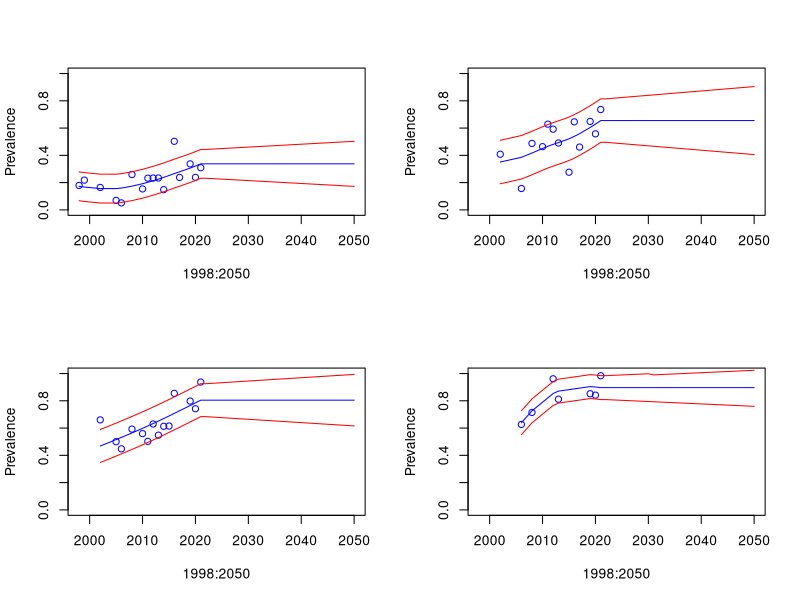
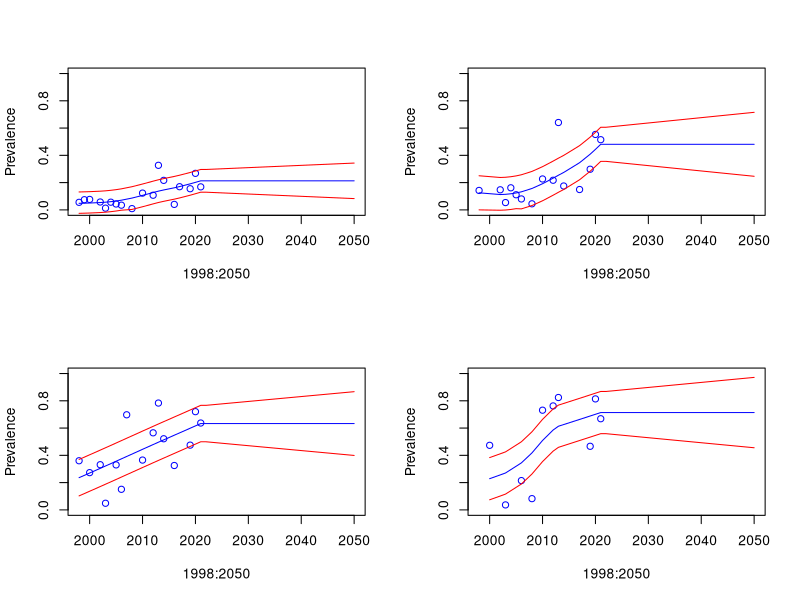

Here is the R script that generated these plots, in order: (Note: this script raises an error after producing the figures.)
library(dplyr)
library("fields")
library("forecast")

myopia = read.csv("data_processing/filtered_data_cycloplegia.csv", header = TRUE)

## URBAN CYCLOPLEGIA
par(mfrow = c(2, 2))
lambda = c(0.1, 0.1, 0.5, 0.05)
g = 0
for (col in c(4, 10, 16, 22)) # for groups
{
    g = g + 1
    g1 = myopia[c(2, col, col + 2)]
    names(g1) = c("year", "size", "rate")
    g1 = g1[complete.cases(g1), ] # remove NA
    g1 = sort_by(g1, g1[[1]]) # sort
    # Weighted mean by group
    wg1 <- g1 %>% group_by(year) %>% summarise(rate = sum(rate * size) / sum(size)) %>% as.data.frame
    print(wg1)


    year = wg1[, 1]
    data = wg1[, 2]

    if(g == 3)
    {
        # remove outlier
        # year = year[-1]
        # data = data[-1]
        x = year
        # x = cbind(year, year^2)
    }else
    {
    x = cbind(year, year^2)
    }

    # x = cbind(year)
    reg12 = Tps(x, data, lambda = lambda[g])
    fitted_ = fitted(reg12)[,1]

    resid12 = residuals(reg12)

    arima12 = auto.arima(resid12)
    fore = forecast(arima12, h = 2050 - year[length(year)])

    error_confidence_prior = 0.64
    sd12 = sd(data - fitted_) * error_confidence_prior
    ## sd12 = sd(fitted_)/4
    upper = fitted_ + 1.96 * sd12
    lower = fitted_ - 1.96 * sd12

    ## tweak to avoid negative intervals

    mean1 = fore$mean + fitted_[length(fitted_)]
    mean = c(fitted_, mean1)
    sd1 = seq(sd12, sd(fore$residuals), length.out = length(mean1))
    upper = c(upper, mean1 + 1.96 * sd1)
    lower = c(lower, mean1 - 1.96 * sd1)

    if(any(lower <= 0)){
    delta = abs(min(lower)) + 0.05
    lower = lower + delta
    }

    if(any(upper >= 1)){
    delta =  0.01
    upper[upper >= 1] = upper[upper >= 1] - delta
    }

    year_all = c(year, (year[length(year)] + 1):2050)
    plot(x = 1998:2050, y = rep(0, length(1998:2050)), ylim = c(0, 1), col = "white", ylab = "Prevalence")
    points(year, data, col = "blue")
    points(year_all, mean, col = "blue", type = "l")
    points(year_all, lower, col = "red", type = "l")
    points(year_all, upper, col = "red", type = "l")

    out = data.frame(cbind(year_all, mean, lower, upper))
    write.table(out, file = paste0("cycloplegia_forecast_urban_group",
                                   g, ".csv"), row.names = FALSE, sep = ",")
}
dev.copy2pdf(file = "cycloplegia_forecast_urban_4groups.pdf")

## RURAL CYCLOPLEGIA
par(mfrow = c(2, 2))
lambda = c(0.1, 0.1, 0.5, 0.05)
error_confidence_prior = c(0.64, 0.48, 0.4, 0.36)
error_forc_confidence_prior = c(1, 0.9, 0.7, 0.6)

g = 0
for (col in c(7, 13, 19, 25)) # for groups
{
    g = g + 1
    g1 = myopia[c(2, col, col + 2)]
    names(g1) = c("year", "size", "rate")
    g1 = g1[complete.cases(g1), ] # remove NA
    g1 = sort_by(g1, g1[[1]]) # sort
    # Weighted mean by group
    wg1 <- g1 %>% group_by(year) %>% summarise(rate = sum(rate * size) / sum(size)) %>% as.data.frame
    print(wg1)


    year = wg1[, 1]
    data = wg1[, 2]

    if(g == 3)
    {
        # remove outlier
        # year = year[-1]
        # data = data[-1]
        x = year
        # x = cbind(year, year^2)
    }else
    {
    x = cbind(year, year^2)
    }

    # x = cbind(year)
    reg12 = Tps(x, data, lambda = lambda[g])
    fitted_ = fitted(reg12)[,1]

    resid12 = residuals(reg12)

    arima12 = auto.arima(resid12)
    fore = forecast(arima12, h = 2050 - year[length(year)])

    sd12 = sd(data - fitted_) * error_confidence_prior[g]
    ## sd12 = sd(fitted_)/4
    upper = fitted_ + 1.96 * sd12
    lower = fitted_ - 1.96 * sd12

    ## tweak to avoid negative intervals

    mean1 = fore$mean + fitted_[length(fitted_)]
    mean = c(fitted_, mean1)
    sd1 = seq(sd12, sd(fore$residuals) * error_forc_confidence_prior[g],
              length.out = length(mean1))
    upper = c(upper, mean1 + 1.96 * sd1)
    lower = c(lower, mean1 - 1.96 * sd1)

    if(any(lower <= 0)){
    delta = 0.01
    lower[lower <= 0] = lower[lower <= 0] + delta
    }

    if(any(upper >= 1)){
    delta =  0.01
    upper[upper >= 1] = upper[upper >= 1] - delta
    }

    year_all = c(year, (year[length(year)] + 1):2050)
    plot(x = 1998:2050, y = rep(0, length(1998:2050)), ylim = c(0, 1), col = "white", ylab = "Prevalence")
    points(year, data, col = "blue")
    points(year_all, mean, col = "blue", type = "l")
    points(year_all, lower, col = "red", type = "l")
    points(year_all, upper, col = "red", type = "l")

    out = data.frame(cbind(year_all, mean, lower, upper))
    write.table(out, file = paste0("cycloplegia_forecast_rural_group",
                                   g, ".csv"), row.names = FALSE, sep = ",")
}
dev.copy2pdf(file = "cycloplegia_forecast_rural_4groups.pdf")

## URBAN NO CYCLOPLEGIA
rm(list = ls())
myopia = read.csv("data_processing/filtered_data_nocycloplegia.csv", header = TRUE)

error_confidence_prior


par(mfrow = c(2, 2))
lambda = c(0.1, 0.1, 0.5, 0.05)
error_confidence_prior = c(0.64, 0.36, 0.4, 0.36)
error_forc_confidence_prior = c(1, 0.8, 1, 1)

g = 0
for (col in c(4, 10, 16, 22)) # for groups
{
    g = g + 1
    g1 = myopia[c(2, col, col + 2)]
    names(g1) = c("year", "size", "rate")
    g1 = g1[complete.cases(g1), ] # remove NA
    g1 = sort_by(g1, g1[[1]]) # sort
    # Weighted mean by group
    wg1 <- g1 %>% group_by(year) %>% summarise(rate = sum(rate * size) / sum(size)) %>% as.data.frame
    print(wg1)


    year = wg1[, 1]
    data = wg1[, 2]

    if(g == 1)
    {
        # remove outlier
        # year = year[-1]
        # data = data[-1]
        x = year
        # x = cbind(year, year^2)
    }else
    {
    x = cbind(year, year^2)
    }

    # x = cbind(year)
    reg12 = Tps(x, data, lambda = lambda[g])
    fitted_ = fitted(reg12)[,1]

    resid12 = residuals(reg12)

    arima12 = auto.arima(resid12)
    fore = forecast(arima12, h = 2050 - year[length(year)])

    sd12 = sd(data - fitted_) * error_confidence_prior[g]
    ## sd12 = sd(fitted_)/4
    upper = fitted_ + 1.96 * sd12
    lower = fitted_ - 1.96 * sd12

    ## tweak to avoid negative intervals

    mean1 = fore$mean + fitted_[length(fitted_)]
    mean = c(fitted_, mean1)
    sd1 = seq(sd12, sd(fore$residuals) * error_forc_confidence_prior[g],
              length.out = length(mean1))
    upper = c(upper, mean1 + 1.96 * sd1)
    lower = c(lower, mean1 - 1.96 * sd1)

    if(any(lower <= 0)){
    delta = 0.01
    lower[lower <= 0] = lower[lower <= 0] + delta
    }

    if(any(upper >= 1)){
    delta =  0.01
    upper[upper >= 1] = upper[upper >= 1] - delta
    }

    year_all = c(year, (year[length(year)] + 1):2050)
    plot(x = 1998:2050, y = rep(0, length(1998:2050)), ylim = c(0, 1), col = "white", ylab = "Prevalence")
    points(year, data, col = "blue")
    points(year_all, mean, col = "blue", type = "l")
    points(year_all, lower, col = "red", type = "l")
    points(year_all, upper, col = "red", type = "l")

    out = data.frame(cbind(year_all, mean, lower, upper))
    write.table(out, file = paste0("nocycloplegia_forecast_urban_group",
                                   g, ".csv"), row.names = FALSE, sep = ",")
}
dev.copy2pdf(file = "nocycloplegia_forecast_urban_4groups.pdf")


## RURAL NO CYCLOPLEGIA
rm(list = ls())
myopia = read.csv("data_processing/filtered_data_nocycloplegia.csv", header = TRUE)

par(mfrow = c(2, 2))
lambda = c(0.1, 0.1, 0.5, 0.05)
error_confidence_prior = c(0.36, 0.36, 0.36, 0.36)
error_forc_confidence_prior = c(0.7, 0.6, 0.45, 0.45)

g = 0
for (col in c(7, 13, 19, 25)) # for groups
{
    g = g + 1
    g1 = myopia[c(2, col, col + 2)]
    names(g1) = c("year", "size", "rate")
    g1 = g1[complete.cases(g1), ] # remove NA
    g1 = sort_by(g1, g1[[1]]) # sort
    # Weighted mean by group
    wg1 <- g1 %>% group_by(year) %>% summarise(rate = sum(rate * size) / sum(size)) %>% as.data.frame
    print(wg1)


    year = wg1[, 1]
    data = wg1[, 2]

    ## if(g == 1)
    ## {
    ##     # remove outlier
    ##     # year = year[-1]
    ##     # data = data[-1]
    ##     x = year
    ##     # x = cbind(year, year^2)
    ## }else
    ## {
    ## x = cbind(year, year^2)
    ## }

    x = cbind(year)

    reg12 = Tps(x, data, lambda = lambda[g])
    fitted_ = fitted(reg12)[,1]

    resid12 = residuals(reg12)

    arima12 = auto.arima(resid12)
    fore = forecast(arima12, h = 2050 - year[length(year)])

    sd12 = sd(data - fitted_) * error_confidence_prior[g]
    ## sd12 = sd(fitted_)/4
    upper = fitted_ + 1.96 * sd12
    lower = fitted_ - 1.96 * sd12

    ## tweak to avoid negative intervals

    mean1 = fore$mean + fitted_[length(fitted_)]
    mean = c(fitted_, mean1)
    sd1 = seq(sd12, sd(fore$residuals) * error_forc_confidence_prior[g],
              length.out = length(mean1))
    upper = c(upper, mean1 + 1.96 * sd1)
    lower = c(lower, mean1 - 1.96 * sd1)



    if(any(lower <= 0)){
    delta = 0.01
    lower[lower <= 0] = lower[lower <= 0] + delta
    }

    if(any(upper >= 1)){
    delta =  0.01
    upper[upper >= 1] = upper[upper >= 1] - delta
    }

    year_all = c(year, (year[length(year)] + 1):2050)
    plot(x = 1998:2050, y = rep(0, length(1998:2050)), ylim = c(0, 1), col = "white", ylab = "Prevalence")
    points(year, data, col = "blue")
    points(year_all, mean, col = "blue", type = "l")
    points(year_all, lower, col = "red", type = "l")
    points(year_all, upper, col = "red", type = "l")

    out = data.frame(cbind(year_all, mean, lower, upper))
    write.table(out, file = paste0("nocycloplegia_forecast_rural_group",
                                   g, ".csv"), row.names = FALSE, sep = ",")
}
dev.copy2pdf(file = "nocycloplegia_forecast_rural_4groups.pdf")
